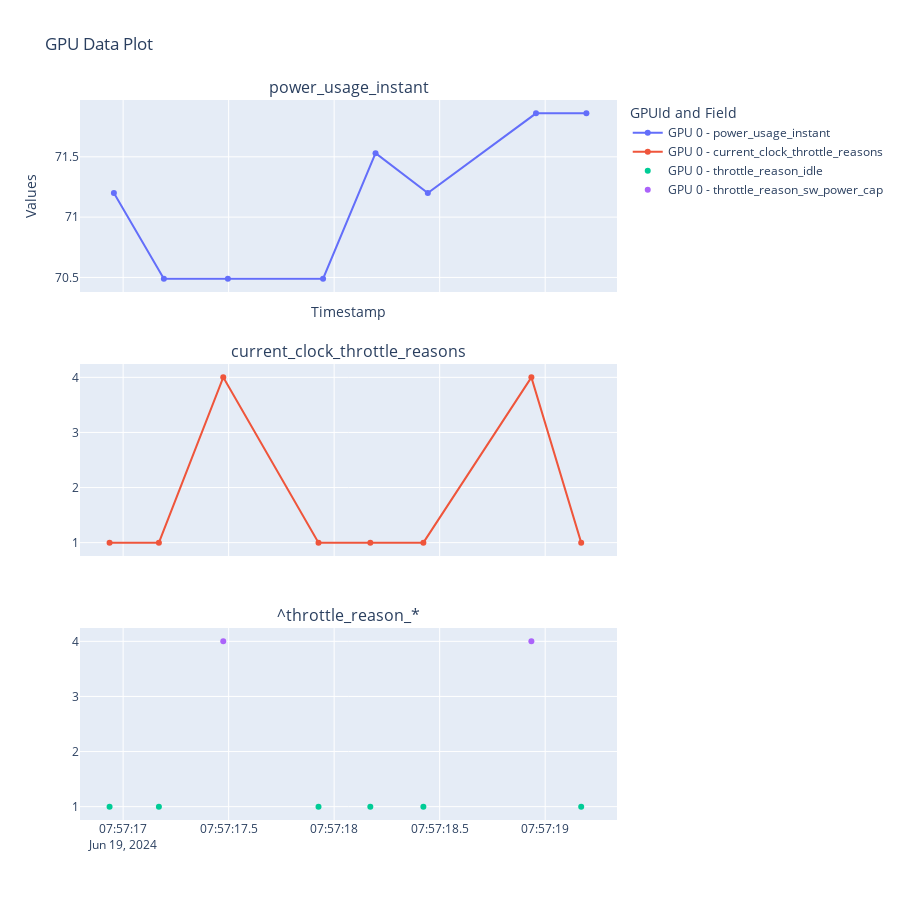

The notebook cell this image was saved under:
### Code cell
# Pick the data from GPU0
# And divide them into 2 different subplots
GPUIds=[0]
fields=[
    ['power_usage_instant'],
    ['current_clock_throttle_reasons'],
    ['^throttle_reason_*'] # break current_clock_throttle_reasons into different metrics
]
plot_dmon("dmon.csv", GPUIds=GPUIds, Fields=fields)

### Figure 1 — Plotly figure (JSON) as saved in the notebook; plotly's stock layout.template omitted (floating-point values rounded to 4 significant figures)
{"data": [{"mode": "lines+markers", "name": "GPU 0 - power_usage_instant", "type": "scatter", "x": ["2024-06-19T07:57:16.956328", "2024-06-19T07:57:17.193069", "2024-06-19T07:57:17.496481", "2024-06-19T07:57:17.947519", "2024-06-19T07:57:18.196166", "2024-06-19T07:57:18.443821", "2024-06-19T07:57:18.956554", "2024-06-19T07:57:19.195313"], "xaxis": "x", "y": [71.2, 70.49, 70.49, 70.49, 71.53, 71.2, 71.86, 71.86], "yaxis": "y"}, {"mode": "lines+markers", "name": "GPU 0 - current_clock_throttle_reasons", "type": "scatter", "x": ["2024-06-19T07:57:16.935856", "2024-06-19T07:57:17.169572", "2024-06-19T07:57:17.474492", "2024-06-19T07:57:17.925907", "2024-06-19T07:57:18.171384", "2024-06-19T07:57:18.422843", "2024-06-19T07:57:18.934587", "2024-06-19T07:57:19.170601"], "xaxis": "x2", "y": [1, 1, 4, 1, 1, 1, 4, 1], "yaxis": "y2"}, {"mode": "markers", "name": "GPU 0 - throttle_reason_idle", "type": "scatter", "x": ["2024-06-19T07:57:16.935856", "2024-06-19T07:57:17.169572", "2024-06-19T07:57:17.925907", "2024-06-19T07:57:18.171384", "2024-06-19T07:57:18.422843", "2024-06-19T07:57:19.170601"], "xaxis": "x3", "y": [1, 1, 1, 1, 1, 1], "yaxis": "y3"}, {"mode": "markers", "name": "GPU 0 - throttle_reason_sw_power_cap", "type": "scatter", "x": ["2024-06-19T07:57:17.474492", "2024-06-19T07:57:18.934587"], "xaxis": "x3", "y": [4, 4], "yaxis": "y3"}], "layout": {"annotations": [{"font": {"size": 16}, "showarrow": false, "text": "power_usage_instant", "x": 0.5, "xanchor": "center", "xref": "paper", "y": 1, "yanchor": "bottom", "yref": "paper"}, {"font": {"size": 16}, "showarrow": false, "text": "current_clock_throttle_reasons", "x": 0.5, "xanchor": "center", "xref": "paper", "y": 0.6333, "yanchor": "bottom", "yref": "paper"}, {"font": {"size": 16}, "showarrow": false, "text": "^throttle_reason_*", "x": 0.5, "xanchor": "center", "xref": "paper", "y": 0.2667, "yanchor": "bottom", "yref": "paper"}], "height": 900, "legend": {"title": {"text": "GPUId and Field"}}, "title": {"text": "GPU Data Plot"}, "xaxis": {"anchor": "y", "domain": [0, 1], "matches": "x3", "showticklabels": false, "title": {"text": "Timestamp"}}, "xaxis2": {"anchor": "y2", "domain": [0, 1], "matches": "x3", "showticklabels": false}, "xaxis3": {"anchor": "y3", "domain": [0, 1]}, "yaxis": {"anchor": "x", "domain": [0.7333, 1], "title": {"text": "Values"}}, "yaxis2": {"anchor": "x2", "domain": [0.3667, 0.6333]}, "yaxis3": {"anchor": "x3", "domain": [0, 0.2667]}}}
